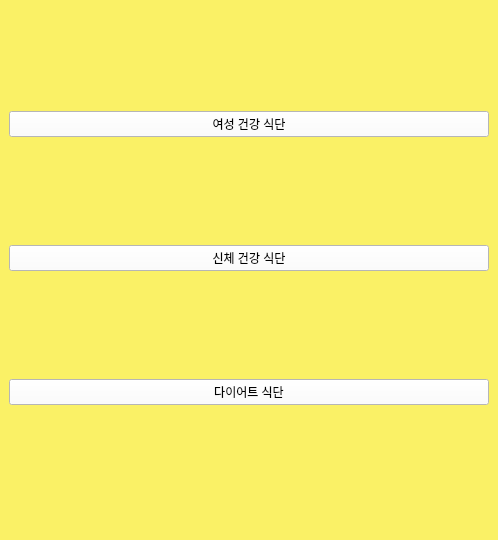
<?xml version="1.0" encoding="UTF-8"?>
<ui version="4.0">
 <class>MainWindow</class>
 <widget class="QMainWindow" name="MainWindow">
  <property name="geometry">
   <rect>
    <x>0</x>
    <y>0</y>
    <width>498</width>
    <height>540</height>
   </rect>
  </property>
  <property name="maximumSize">
   <size>
    <width>498</width>
    <height>540</height>
   </size>
  </property>
  <property name="windowTitle">
   <string>식단을 부탁해</string>
  </property>
  <property name="windowIcon">
   <iconset>
    <normaloff>imagefile/window.png</normaloff>imagefile/window.png</iconset>
  </property>
  <property name="styleSheet">
   <string notr="true">background-color: rgb(250, 241, 102);</string>
  </property>
  <widget class="QWidget" name="centralwidget">
   <layout class="QVBoxLayout" name="verticalLayout">
    <item>
     <widget class="QPushButton" name="female">
      <property name="styleSheet">
       <string notr="true">font: 14pt &quot;함초롬바탕&quot;;
background-color: rgb(255, 255, 255);</string>
      </property>
      <property name="text">
       <string>여성 건강 식단</string>
      </property>
     </widget>
    </item>
    <item>
     <widget class="QPushButton" name="body">
      <property name="styleSheet">
       <string notr="true">font: 14pt &quot;함초롬바탕&quot;;
background-color: rgb(255, 255, 255);</string>
      </property>
      <property name="text">
       <string>신체 건강 식단</string>
      </property>
     </widget>
    </item>
    <item>
     <widget class="QPushButton" name="diet">
      <property name="styleSheet">
       <string notr="true">font: 14pt &quot;함초롬바탕&quot;;
background-color: rgb(255, 255, 255);</string>
      </property>
      <property name="text">
       <string>다이어트 식단</string>
      </property>
     </widget>
    </item>
   </layout>
  </widget>
  <widget class="QStatusBar" name="statusbar"/>
 </widget>
 <resources/>
 <connections/>
</ui>
